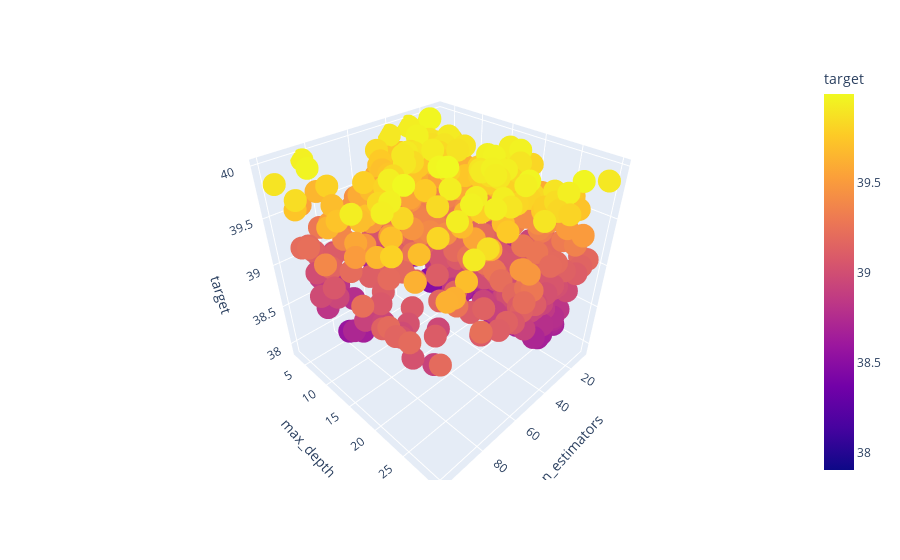

The cell this chart's notebook holds for it:
### Code cell
px.scatter_3d(df2, x = "n_estimators", y = "max_depth", z = "target", color = "target")

### Figure 1 — Plotly figure (JSON) as saved in the notebook; plotly's stock layout.template omitted (floating-point values rounded to 4 significant figures; data arrays with more than 128 entries replaced by an {"elided": "..."} marker saying what was removed)
{"data": [{"hovertemplate": "n_estimators=%{x}<br>max_depth=%{y}<br>target=%{marker.color}<extra></extra>", "legendgroup": "", "marker": {"color": {"elided": "994 float values"}, "coloraxis": "coloraxis", "symbol": "circle"}, "mode": "markers", "name": "", "scene": "scene", "showlegend": false, "type": "scatter3d", "x": {"elided": "994 int values"}, "y": {"elided": "994 int values"}, "z": {"elided": "994 float values"}}], "layout": {"coloraxis": {"colorbar": {"title": {"text": "target"}}, "colorscale": [[0, "#0d0887"], [0.1111, "#46039f"], [0.2222, "#7201a8"], [0.3333, "#9c179e"], [0.4444, "#bd3786"], [0.5556, "#d8576b"], [0.6667, "#ed7953"], [0.7778, "#fb9f3a"], [0.8889, "#fdca26"], [1, "#f0f921"]]}, "legend": {"tracegroupgap": 0}, "margin": {"t": 60}, "scene": {"domain": {"x": [0, 1], "y": [0, 1]}, "xaxis": {"title": {"text": "n_estimators"}}, "yaxis": {"title": {"text": "max_depth"}}, "zaxis": {"title": {"text": "target"}}}}}
